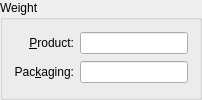
    <widget class="QGroupBox" name="_weightGroup">
     <property name="sizePolicy">
      <sizepolicy hsizetype="Expanding" vsizetype="Preferred">
       <horstretch>0</horstretch>
       <verstretch>0</verstretch>
      </sizepolicy>
     </property>
     <property name="title">
      <string>Weight</string>
     </property>
     <layout class="QGridLayout" name="gridLayout_5">
      <item row="0" column="0">
       <widget class="QLabel" name="_prodWeightLit">
        <property name="text">
         <string>&amp;Product:</string>
        </property>
        <property name="alignment">
         <set>Qt::AlignRight|Qt::AlignTrailing|Qt::AlignVCenter</set>
        </property>
        <property name="buddy">
         <cstring>_prodWeight</cstring>
        </property>
       </widget>
      </item>
      <item row="0" column="1">
       <widget class="XLineEdit" name="_prodWeight">
        <property name="minimumSize">
         <size>
          <width>75</width>
          <height>0</height>
         </size>
        </property>
        <property name="alignment">
         <set>Qt::AlignRight</set>
        </property>
       </widget>
      </item>
      <item row="1" column="0">
       <widget class="QLabel" name="_packWeightLit">
        <property name="text">
         <string>Pac&amp;kaging:</string>
        </property>
        <property name="alignment">
         <set>Qt::AlignRight|Qt::AlignTrailing|Qt::AlignVCenter</set>
        </property>
        <property name="buddy">
         <cstring>_packWeight</cstring>
        </property>
       </widget>
      </item>
      <item row="1" column="1">
       <widget class="XLineEdit" name="_packWeight">
        <property name="alignment">
         <set>Qt::AlignRight</set>
        </property>
       </widget>
      </item>
     </layout>
    </widget>
